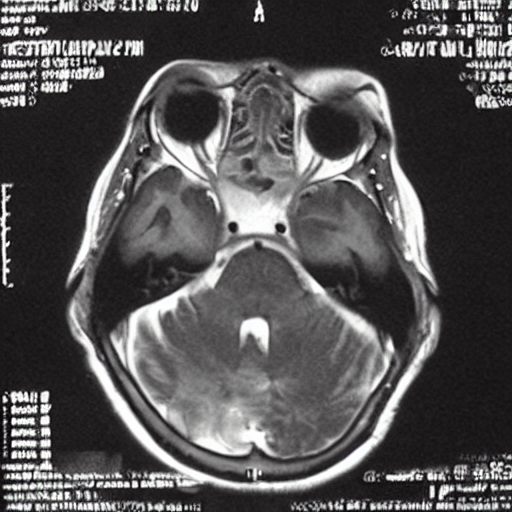
#> input picture img1_fix_brain.png, 512 x 512 px, found by its file name; its folder holds 4 pictures in this run
$ python run_pipeline.py
#> lines starting #> are read from the running program, lines starting #| are printed output that depends on the picture; pictures that were not available may be replaced by others from this repository, and a replacement may not be noted
### evaluation/totalsegmentator/png_to_nii.py
import os
from PIL import Image, ImageOps
import numpy as np
import nibabel as nib
import scipy.ndimage as ndimage
from scipy.ndimage import map_coordinates, gaussian_filter
import random


#------------------------------Augmentation Techniques---------------------------------------------------
def elastic_deformation(image, alpha=15, sigma=3):
    random_state = np.random.RandomState(None)
    shape = image.shape
    dx = gaussian_filter((random_state.rand(*shape) * 2 - 1), sigma, mode="constant") * alpha
    dy = gaussian_filter((random_state.rand(*shape) * 2 - 1), sigma, mode="constant") * alpha

    x, y = np.meshgrid(np.arange(shape[1]), np.arange(shape[0]))
    indices = (y + dy).reshape(-1), (x + dx).reshape(-1)
    return map_coordinates(image, indices, order=1).reshape(shape)


def direct_brightness_contrast(slice_img, brightness_range=(0.9, 1.1), contrast_range=(0.9, 1.2)):

    brightness_factor = random.uniform(*brightness_range)
    contrast_factor = random.uniform(*contrast_range)

    # Apply brightness & contrast
    img = slice_img + brightness_factor
    mean = np.mean(img)
    img = (img - mean) * contrast_factor + mean

    return img


def add_random_white_patches(slice_img, num_patches=10, max_patch_size=50):
    slice_mod = slice_img.copy()
    h, w = slice_mod.shape

    for _ in range(num_patches):
        patch_w = random.randint(10, max_patch_size)
        patch_h = random.randint(10, max_patch_size)
        x = random.randint(0, w - patch_w)
        y = random.randint(0, h - patch_h)

        slice_mod[y:y + patch_h, x:x + patch_w] = 900
    return slice_mod
#-----------------------------------------------------------------------------------------------------------------------------

def preprocess_folder(png_folder) :
    # your file names contain dots - rename them to remove the dots for effective processing but keep the .png extension
    for file in os.listdir(png_folder):
        if file.endswith('.png'):
            base, ext = os.path.splitext(file)
            new_base = base.replace('.', '')
            new_file = new_base + ext
            old_path = os.path.join(png_folder, file)
            new_path = os.path.join(png_folder, new_file)
            # Only rename if the new filename doesn't already exist
            if old_path != new_path and not os.path.exists(new_path):
                os.rename(old_path, new_path)
                print(f'Renamed {file} to {new_file}')
            elif old_path != new_path:
                print(f'Skipped renaming {file} to {new_file} (target exists!)')


## convert all png files in nii files and save in a new folder called nii
def png_to_nii(folder_path, num_of_slices=256):
#> called with num_of_slices = 128
    preprocess_folder(folder_path)
    # create a new folder to save the nii files
    nii_folder = f"{folder_path}_nii_{num_of_slices}"
    if not os.path.exists(nii_folder):
        os.makedirs(nii_folder)
    # loop through all png files in the folder and convert them to nii files
    for file in os.listdir(folder_path):
        if file.endswith('.png'):
            img_path = os.path.join(folder_path, file)
            img = Image.open(img_path)
#> img is the input picture: PIL image 512x512 RGB; mean R, G, B 85.7, 84.2, 84.9
            img_np = np.array(img, dtype=np.float32)
            img_np = np.mean(img_np, axis=-1)[:,:,np.newaxis]
#> img_np: shape (512, 512, 1) float32

            # the model expects HU values (unit of brightness in a CT scan)
            # - the brightest intensity is bone (about 1500 HU) and the darkest intensity is air (about -1000 HU)
            intensity_max = 1500
            intensity_min = -1000
            # take percentiles as max and min values for more robust normalization
            img_min = np.percentile(img_np, 2.5)
#> img_min = 23
            img_max = np.percentile(img_np, 97.5)
#> img_max = 250.3
            img_np = np.clip(img_np, img_min, img_max)
            img_np = (img_np - img_min) / (img_max - img_min)
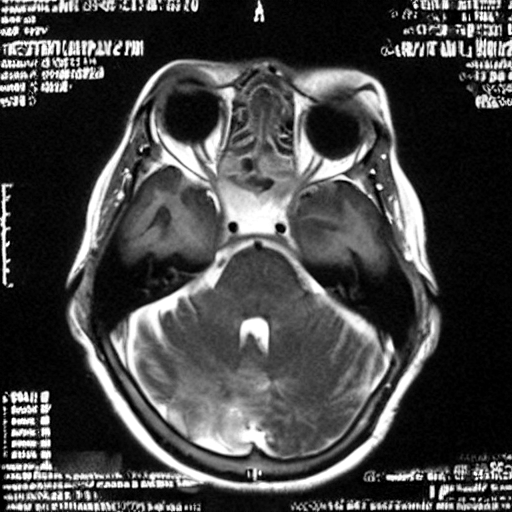
#> img_np: shape (512, 512, 1) float32; min 0, max 1, mean 0.273
            img_np = (img_np * (intensity_max - intensity_min)) + intensity_min

            # rotate the image by 90 degrees (to match the orientation of the original data)
            img_np = np.rot90(img_np, 3)
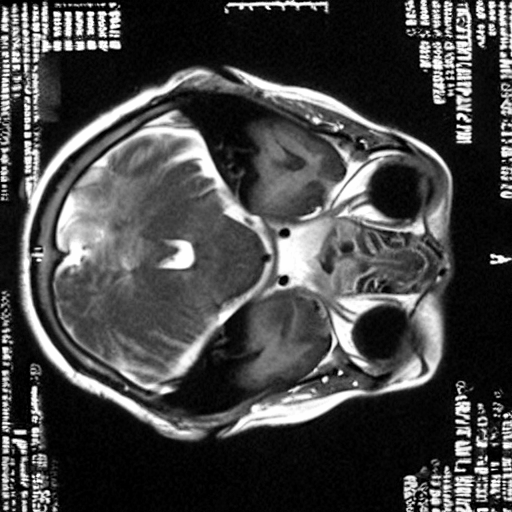
#> img_np: shape (512, 512, 1) float32; min -1000, max 1500, mean -318.6; drawn with min black and max white

            # subsample the image by a factor of 2 (to match the resolution of the original data)
            img_np = img_np[::2, ::2]
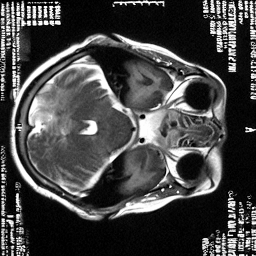
#> img_np: shape (256, 256, 1) float32; min -1000, max 1500, mean -320.5; drawn with min black and max white

            # repeat the image by a factor of num_of_slices (to simulate 3D data)
            img_np = np.repeat(img_np, num_of_slices, axis=-1)
            for z in range(img_np.shape[-1]):
                if z % 2 == 1:
                    continue
                else:
                    sigma = abs((z - num_of_slices // 2) /num_of_slices) * 1.5
                    slice_mod = ndimage.gaussian_filter(img_np[:, :, z], sigma=sigma)
                    slice_mod = elastic_deformation(slice_mod, alpha=3, sigma=1)
                    slice_mod += np.random.normal(0, z % 2)
                    num_patches = (z % 6) + 1
                    max_patch_size = 11 + (z % 40)
                    slice_mod = add_random_white_patches(slice_mod, num_patches=num_patches, max_patch_size=max_patch_size)
                    slice_mod = direct_brightness_contrast(slice_mod, brightness_range=(0.9, 1.1), contrast_range=(0.9, 1.2))
                    img_np[:, :, z] = slice_mod
#> this loop made 128 passes
#> mean in direct_brightness_contrast on passes 1, 3, 5, 7, 9, 11, 13, 15, 17, 19, 21, 23: -314.2, -306.4, -302, -312.2, -299.7, -289.8, -313.8, -296.6, -279.1, -311.2, -299.8, -259.7
#> call 2 of png_to_nii, with num_of_slices = 256
#> the loop in png_to_nii (call 2), `for z in range(img_np.shape[-1]):` made 256 passes
#> mean in direct_brightness_contrast on passes 1, 3, 5, 7, 9, 11, 13, 15, 17, 19, 21, 23: -313.2, -308.3, -300.4, -313.7, -297, -286.5, -311.2, -292.9, -287.6, -306.1, -289.7, -271.7
#> after the loop in png_to_nii (call 2), `for z in range(img_np.shape[-1]):`:
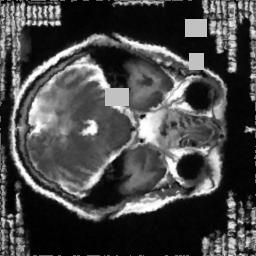
#> slice_mod: shape (256, 256) float32; min -1088.7, max 1731.5, mean -292.8; drawn with min black and max white
#> call 3 of png_to_nii, with num_of_slices = 128
#> after the loop in png_to_nii (call 3), `for z in range(img_np.shape[-1]):`:
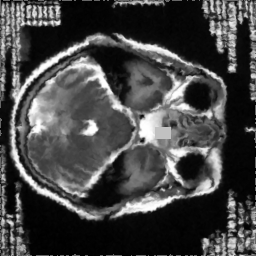
#> slice_mod: shape (256, 256) float32; min -1106.7, max 1795, mean -313.6; drawn with min black and max white
#> call 4 of png_to_nii, with num_of_slices = 256
#> the loop in png_to_nii (call 4), `for z in range(img_np.shape[-1]):` made 256 passes
#> pass 1, in png_to_nii (call 4), `slice_mod = elastic_deformation(slice_mod, alpha=3, sigma=1)`:
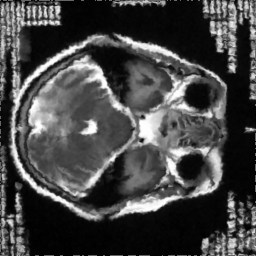
#> slice_mod: shape (256, 256) float32; min -998.3, max 1500, mean -316.3; drawn with min black and max white
#> after the loop in png_to_nii (call 4), `for z in range(img_np.shape[-1]):`:
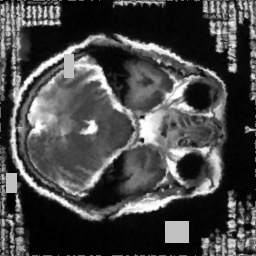
#> slice_mod: shape (256, 256) float32; min -1021.5, max 1572, mean -292.7; drawn with min black and max white

            # save the image
            nii_img = nib.Nifti1Image(img_np, affine=np.eye(4))
            nii_path = os.path.join(nii_folder, file.replace('.png', '.nii'))


            nii_img = nib.Nifti1Image(img_np, affine=np.eye(4))
            nii_path = os.path.join(nii_folder, file.replace('.png', '.nii'))
            nib.save(nii_img, nii_path)

    return nii_folder

### evaluation/totalsegmentator/total_segmentator.py
import os
import glob
import nibabel as nib
from totalsegmentator.python_api import totalsegmentator
import shutil
import numpy as np
import matplotlib.pyplot as plt
import matplotlib.colors as mcolors
import matplotlib.patches as mpatches


# [43 lines left out: function average_each_nifti, not called in this run]


def segment(input_image_folder: str, output_file_path: str):

    if not os.path.exists(output_file_path):
        os.makedirs(output_file_path)

    print(output_file_path)

    # Find all .nii files in the input folder
    nii_files = glob.glob(os.path.join(input_image_folder, '*.nii'))

    # loop through all nii files in the input folder and segment them
    for input_path in nii_files:
        # Get the base filename without extension
        base_name = os.path.basename(input_path)
        name_wo_ext = os.path.splitext(base_name)[0]
        output_path = os.path.join(output_file_path, f"{name_wo_ext}_seg")
        print(f"Processing {input_path} -> {output_path}")

        # apply different tasks
        #totalsegmentator(input_path, output_path,roi_subset=roi_subset_total) #heart
        #totalsegmentator(input_path, output_path,  task="lung_vessels")
        #totalsegmentator(input_path, output_path, task="pleural_pericard_effusion") - really bad
        totalsegmentator(input_path, output_path, task="lung_nodules")


        # also save the original nii image in the output folder
        shutil.copy(input_path, output_path)
        average_each_nifti(output_path)

### evaluation/totalsegmentator/utils.py
import nibabel as nib
import pandas as pd
import re
import numpy as np
import matplotlib.pyplot as plt
import matplotlib.colors as mcolors
import matplotlib.patches as mpatches
import os
import metrics_for_segmentation_masks as metrics

def extract_first_number(name):
    match = re.match(r"(\d+)", name)
    return str(match.group(1)) if match else float('inf')


def average_averaged_nifti_with_parent(folder1, folder2, save_root="results"):
    # TODO: Adjust - Extract "edit" or "orig" from ONE LEVEL UP
    parent_folder = os.path.basename(os.path.dirname(folder1))  # e.g., "nodules"
    edit_or_orig = "edit" if "edit" in os.path.basename(folder1) else "orig"

    #Create save directory structure: results/{parent}/{edit_or_orig}
    save_dir = os.path.join(save_root, parent_folder, edit_or_orig)
    os.makedirs(save_dir, exist_ok=True)

    #Get common subfolder IDs
#> (the run stopped early here; a loop or call above may not have finished)

$ run again, on img2_fix_brain.png
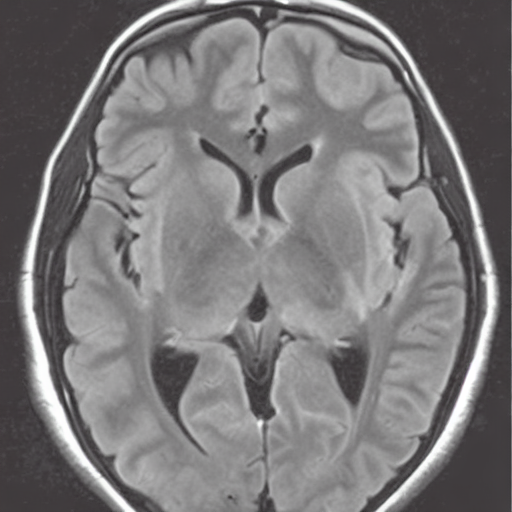
#> input picture img2_fix_brain.png, 512 x 512 px, found by its file name
#> in png_to_nii, img is the input picture: PIL image 512x512 RGB; mean R, G, B 122.5, 120.8, 121.8
#> img_min = 60.67
#> img_max = 221
#> in png_to_nii, `img_np = (img_np - img_min) / (img_max - img_min)`:
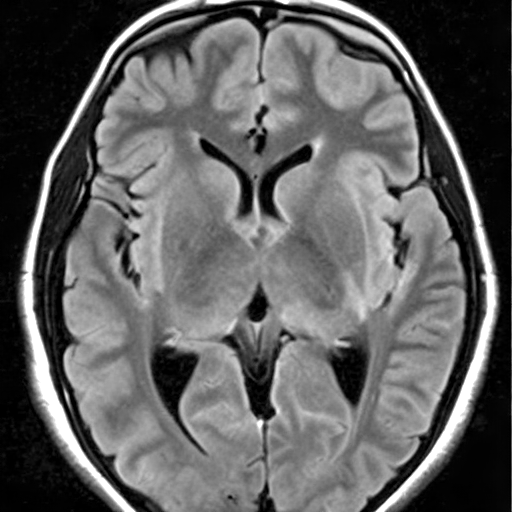
#> img_np: shape (512, 512, 1) float32; min 0, max 1, mean 0.377
#> the loop in png_to_nii, `for z in range(img_np.shape[-1]):` made 128 passes
#> mean in direct_brightness_contrast on passes 1, 3, 5, 7, 9, 11, 13, 15: -50.74, -49.94, -43.63, -49.64, -46.44, -41.88, -49.69, -40.35
#> the loop in png_to_nii (call 2), `for z in range(img_np.shape[-1]):` made 256 passes
#> mean in direct_brightness_contrast on passes 1, 3, 5, 7, 9, 11, 13, 15: -50.21, -48.93, -42.45, -51.04, -44.76, -37.56, -47.46, -35.98
#> after the loop in png_to_nii (call 4), `for z in range(img_np.shape[-1]):`:
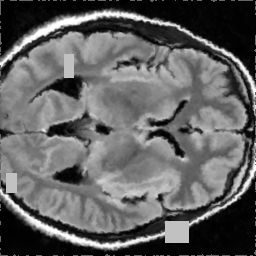
#> slice_mod: shape (256, 256) float32; min -1037, max 1561.8, mean -35.7; drawn with min black and max white

$ run again, on img2_fix_humurus.png
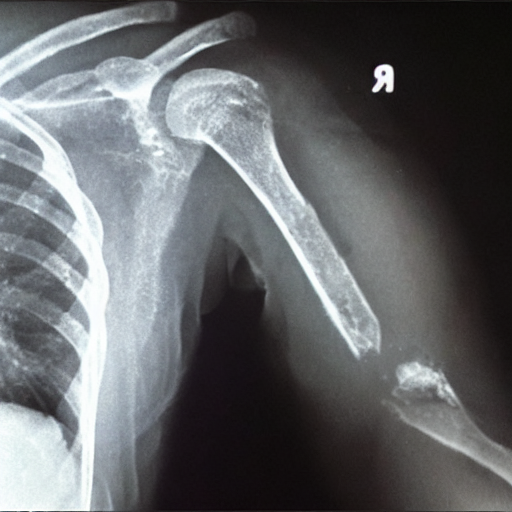
#> input picture img2_fix_humurus.png, 512 x 512 px, found by its file name
#> in png_to_nii, img is the input picture: PIL image 512x512 RGB; mean R, G, B 100.3, 102.4, 104.9
#> img_min = 13.33
#> img_max = 248.3
#> the loop in png_to_nii, `for z in range(img_np.shape[-1]):` made 128 passes
#> mean in direct_brightness_contrast on passes 1, 3, 5, 7, 9, 11, 13, 15: -44.54, -41.62, -28.92, -42.94, -40.66, -27.75, -41.14, -43.75
#> the loop in png_to_nii (call 2), `for z in range(img_np.shape[-1]):` made 256 passes
#> mean in direct_brightness_contrast on passes 1, 3, 5, 7, 9, 11, 13, 15: -47.03, -42.79, -30.55, -43.99, -35.93, -38.61, -43.8, -35
#> after the loop in png_to_nii (call 3), `for z in range(img_np.shape[-1]):`:
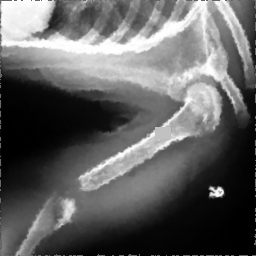
#> slice_mod: shape (256, 256) float32; min -1153.4, max 1751.7, mean -46.5; drawn with min black and max white
#> after the loop in png_to_nii (call 4), `for z in range(img_np.shape[-1]):`:
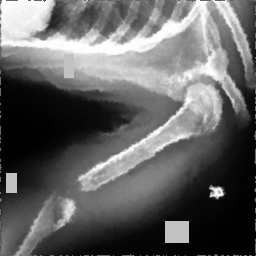
#> slice_mod: shape (256, 256) float32; min -1037.5, max 1561.4, mean -25.7; drawn with min black and max white

$ run again, on img2_fix_humurus_right.png
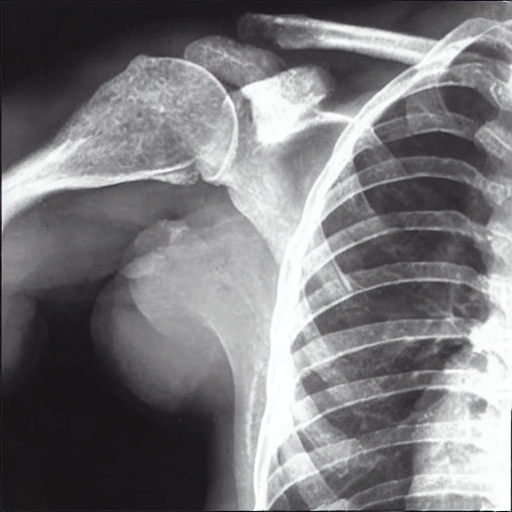
#> input picture img2_fix_humurus_right.png, 512 x 512 px, found by its file name
#> in png_to_nii, img is the input picture: PIL image 512x512 RGB; mean R, G, B 121.6, 120.7, 122.6
#> img_min = 23.67
#> img_max = 252.3
#> the loop in png_to_nii, `for z in range(img_np.shape[-1]):` made 128 passes
#> mean in direct_brightness_contrast on passes 1, 3, 5, 7, 9, 11, 13, 15: 76.86, 79.37, 77.93, 74.56, 81.55, 84.69, 76.31, 90.49
#> the loop in png_to_nii (call 2), `for z in range(img_np.shape[-1]):` made 256 passes
#> mean in direct_brightness_contrast on passes 1, 3, 5, 7, 9, 11, 13, 15: 73.67, 79.44, 88.13, 72.05, 85.19, 90.85, 78.56, 89.8
#> after the loop in png_to_nii (call 4), `for z in range(img_np.shape[-1]):`:
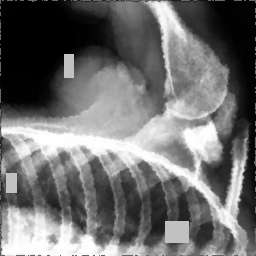
#> slice_mod: shape (256, 256) float32; min -1042.2, max 1556.7, mean 93.3; drawn with min black and max white
